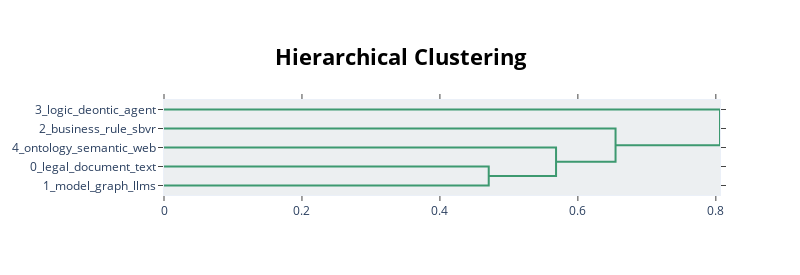

The notebook cell this image was saved under:
### Markdown cell above
The distance between topics show, to a certain extend, the similarities between topics. However, to better visualize and understand the similarity between topics, we can use two plots to gives us further insight into that. Namely, visualizing the possible topic hierarchy and its similarity matrix:

### Code cell
topic_model.visualize_hierarchy(top_n_topics=num_topics, width=800)

### Figure 1 — Plotly figure (JSON) as saved in the notebook; plotly's stock layout.template omitted (floating-point values rounded to 4 significant figures)
{"data": [{"hoverinfo": "text", "marker": {"color": "rgb(61,153,112)"}, "mode": "lines", "type": "scatter", "x": [0, 0.4708, 0.4708, 0], "xaxis": "x", "y": [-35, -35, -45, -45], "yaxis": "y"}, {"hoverinfo": "text", "marker": {"color": "rgb(61,153,112)"}, "mode": "lines", "type": "scatter", "x": [0, 0.5684, 0.5684, 0.4708], "xaxis": "x", "y": [-25, -25, -40, -40], "yaxis": "y"}, {"hoverinfo": "text", "marker": {"color": "rgb(61,153,112)"}, "mode": "lines", "type": "scatter", "x": [0, 0.6546, 0.6546, 0.5684], "xaxis": "x", "y": [-15, -15, -32.5, -32.5], "yaxis": "y"}, {"hoverinfo": "text", "marker": {"color": "rgb(61,153,112)"}, "mode": "lines", "type": "scatter", "x": [0, 0.806, 0.806, 0.6546], "xaxis": "x", "y": [-5, -5, -23.75, -23.75], "yaxis": "y"}], "layout": {"autosize": false, "height": 275, "hoverlabel": {"bgcolor": "white", "font": {"family": "Rockwell", "size": 16}}, "hovermode": "closest", "plot_bgcolor": "#ECEFF1", "showlegend": false, "title": {"font": {"color": "Black", "size": 22}, "text": "<b>Hierarchical Clustering</b>", "x": 0.5, "xanchor": "center", "yanchor": "top"}, "width": 800, "xaxis": {"mirror": "allticks", "rangemode": "tozero", "showgrid": false, "showline": true, "showticklabels": true, "ticks": "outside", "type": "linear", "zeroline": false}, "yaxis": {"mirror": "allticks", "range": [-50, 0], "rangemode": "tozero", "showgrid": false, "showline": true, "showticklabels": true, "tickmode": "array", "ticks": "outside", "ticktext": ["3_logic_deontic_agent", "2_business_rule_sbvr", "4_ontology_semantic_web", "0_legal_document_text", "1_model_graph_llms"], "tickvals": [-5, -15, -25, -35, -45], "type": "linear", "zeroline": false}}}
